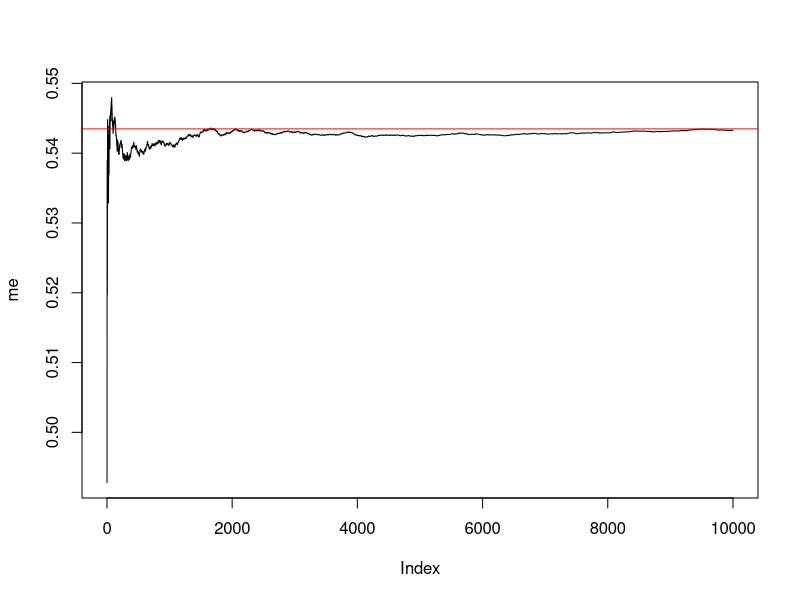
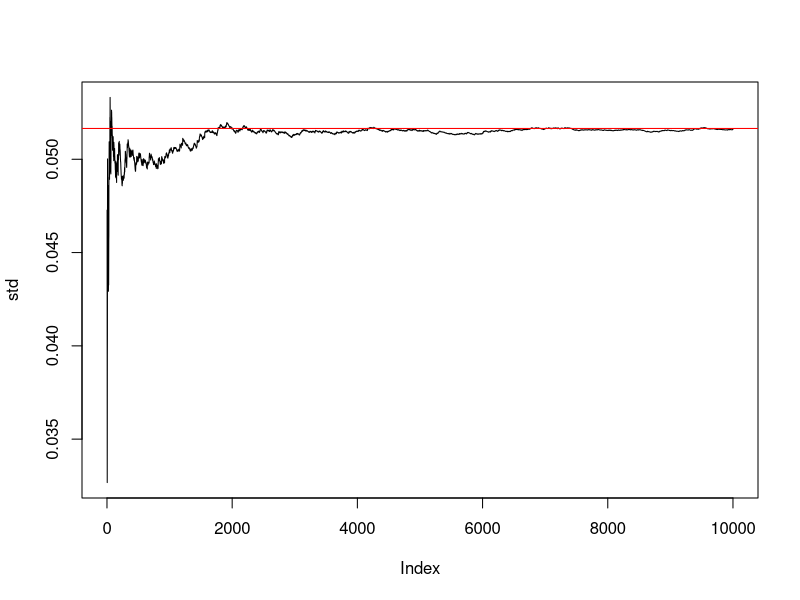
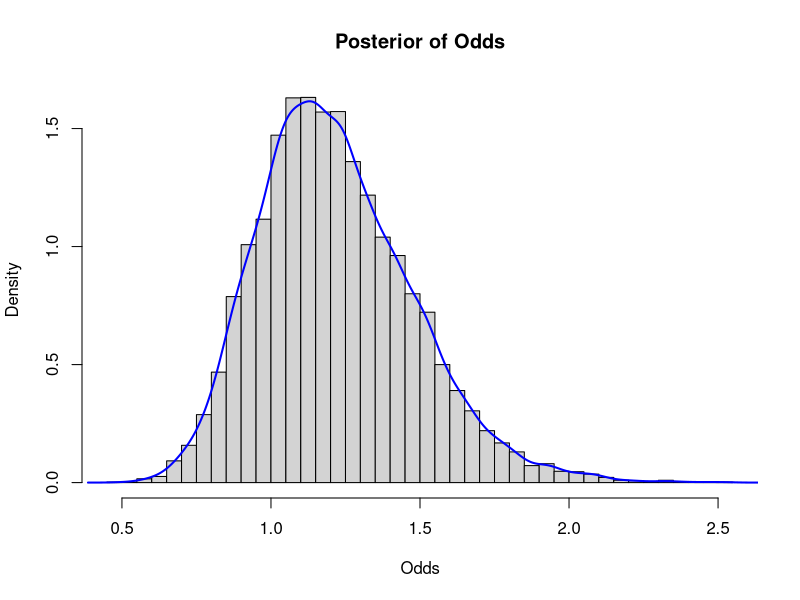

Recreate these plots in R, in order.
## ---- chunk 1
knitr::opts_chunk$set(echo = TRUE)

## ---- chunk 2
nr <- 10000
set.seed(123456)
res <- rbeta(nr,50,42)
me <- numeric(nr)
std <- numeric(nr)

for (i in 1: nr) {
  me[i] <- mean(res[1:i])
  std[i] <- sqrt(var (res [1:i]))

}

plot(me, type = 'l')
abline(h=50/(50+42), ,col ='red')

plot(std, type = 'l')
abline(h=sqrt(50*42/(50+42)^2/(42+50+1)),col ='red')

## ---- chunk 3
sorted <- res [res>0.5]
# probability from sampling  
pr <- length(sorted) / nr  

# true probability  
tr_pr <- 1- pbeta (0.5, 50, 42)
## ---- chunk 4
print(pr)
## ---- chunk 5
print(tr_pr)

## ---- chunk 6
odds <- res / (1-res) 
hist(odds, breaks = 30, probability = TRUE, main = "Posterior of Odds", xlab = "Odds")
lines(density(odds), col = "blue", lwd = 2)
